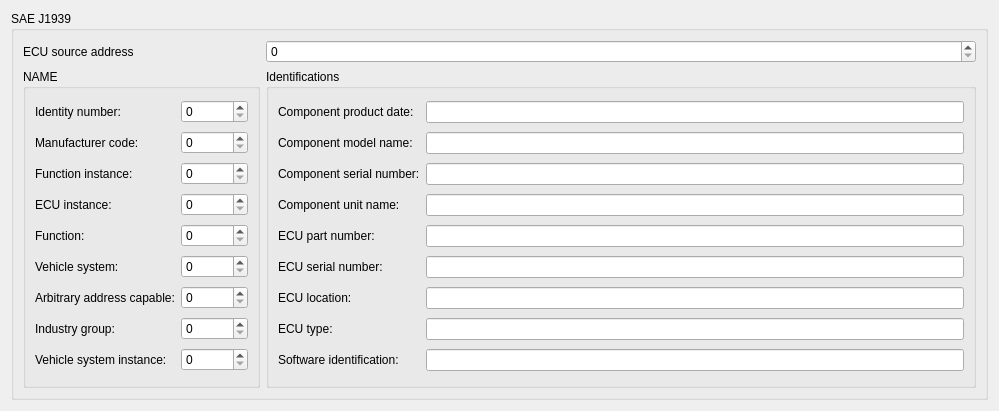
<?xml version="1.0" encoding="UTF-8"?>
<ui version="4.0">
 <class>CANsettingsWindow</class>
 <widget class="QWidget" name="CANsettingsWindow">
  <property name="windowModality">
   <enum>Qt::NonModal</enum>
  </property>
  <property name="geometry">
   <rect>
    <x>0</x>
    <y>0</y>
    <width>999</width>
    <height>411</height>
   </rect>
  </property>
  <property name="windowTitle">
   <string>CAN settings</string>
  </property>
  <property name="windowIcon">
   <iconset resource="../../../../resources/icons/buttons/buttonicons.qrc">
    <normaloff>:/icons/buttons/computer.png</normaloff>:/icons/buttons/computer.png</iconset>
  </property>
  <layout class="QGridLayout" name="gridLayout">
   <item row="0" column="0">
    <widget class="QGroupBox" name="groupBox">
     <property name="title">
      <string>SAE J1939</string>
     </property>
     <layout class="QGridLayout" name="gridLayout_2">
      <item row="1" column="1">
       <widget class="QSpinBox" name="ecuSourceAddressSpinBox">
        <property name="maximum">
         <number>253</number>
        </property>
       </widget>
      </item>
      <item row="1" column="0">
       <widget class="QLabel" name="label">
        <property name="text">
         <string>ECU source address</string>
        </property>
       </widget>
      </item>
      <item row="2" column="0">
       <widget class="QGroupBox" name="groupBox_3">
        <property name="title">
         <string>NAME</string>
        </property>
        <layout class="QGridLayout" name="gridLayout_3">
         <item row="3" column="1">
          <widget class="QSpinBox" name="ecuInstanceSpinBox">
           <property name="maximum">
            <number>7</number>
           </property>
          </widget>
         </item>
         <item row="5" column="1">
          <widget class="QSpinBox" name="vehicleSystemSpinBox">
           <property name="maximum">
            <number>127</number>
           </property>
          </widget>
         </item>
         <item row="1" column="0">
          <widget class="QLabel" name="label_3">
           <property name="text">
            <string>Manufacturer code:</string>
           </property>
          </widget>
         </item>
         <item row="4" column="1">
          <widget class="QSpinBox" name="functionSpinBox">
           <property name="maximum">
            <number>255</number>
           </property>
          </widget>
         </item>
         <item row="7" column="0">
          <widget class="QLabel" name="label_9">
           <property name="text">
            <string>Industry group:</string>
           </property>
          </widget>
         </item>
         <item row="4" column="0">
          <widget class="QLabel" name="label_6">
           <property name="text">
            <string>Function:</string>
           </property>
          </widget>
         </item>
         <item row="2" column="0">
          <widget class="QLabel" name="label_4">
           <property name="text">
            <string>Function instance:</string>
           </property>
          </widget>
         </item>
         <item row="6" column="0">
          <widget class="QLabel" name="label_8">
           <property name="text">
            <string>Arbitrary address capable:</string>
           </property>
          </widget>
         </item>
         <item row="0" column="1">
          <widget class="QSpinBox" name="identityNumberSpinBox">
           <property name="maximum">
            <number>2097151</number>
           </property>
          </widget>
         </item>
         <item row="7" column="1">
          <widget class="QSpinBox" name="industryGroupSpinBox">
           <property name="maximum">
            <number>7</number>
           </property>
          </widget>
         </item>
         <item row="1" column="1">
          <widget class="QSpinBox" name="manufacturerCodeSpinBox">
           <property name="maximum">
            <number>2047</number>
           </property>
          </widget>
         </item>
         <item row="0" column="0">
          <widget class="QLabel" name="label_2">
           <property name="text">
            <string>Identity number:</string>
           </property>
          </widget>
         </item>
         <item row="5" column="0">
          <widget class="QLabel" name="label_7">
           <property name="text">
            <string>Vehicle system:</string>
           </property>
          </widget>
         </item>
         <item row="2" column="1">
          <widget class="QSpinBox" name="functionInstanceSpinBox">
           <property name="maximum">
            <number>31</number>
           </property>
          </widget>
         </item>
         <item row="6" column="1">
          <widget class="QSpinBox" name="arbitraryAddressCapableSpinBox">
           <property name="maximum">
            <number>1</number>
           </property>
          </widget>
         </item>
         <item row="3" column="0">
          <widget class="QLabel" name="label_5">
           <property name="text">
            <string>ECU instance:</string>
           </property>
          </widget>
         </item>
         <item row="8" column="0">
          <widget class="QLabel" name="label_10">
           <property name="text">
            <string>Vehicle system instance:</string>
           </property>
          </widget>
         </item>
         <item row="8" column="1">
          <widget class="QSpinBox" name="vehicleSystemInstanceSpinBox">
           <property name="maximum">
            <number>15</number>
           </property>
          </widget>
         </item>
        </layout>
       </widget>
      </item>
      <item row="2" column="1">
       <widget class="QGroupBox" name="groupBox_4">
        <property name="title">
         <string>Identifications</string>
        </property>
        <layout class="QGridLayout" name="gridLayout_4">
         <item row="3" column="0">
          <widget class="QLabel" name="label_14">
           <property name="text">
            <string>Component unit name:</string>
           </property>
          </widget>
         </item>
         <item row="1" column="0">
          <widget class="QLabel" name="label_12">
           <property name="text">
            <string>Component model name:</string>
           </property>
          </widget>
         </item>
         <item row="2" column="0">
          <widget class="QLabel" name="label_13">
           <property name="text">
            <string>Component serial number:</string>
           </property>
          </widget>
         </item>
         <item row="8" column="0">
          <widget class="QLabel" name="label_19">
           <property name="text">
            <string>Software identification:</string>
           </property>
          </widget>
         </item>
         <item row="5" column="0">
          <widget class="QLabel" name="label_16">
           <property name="text">
            <string>ECU serial number:</string>
           </property>
          </widget>
         </item>
         <item row="7" column="1">
          <widget class="QLineEdit" name="ecuTypeLineEdit">
           <property name="maxLength">
            <number>30</number>
           </property>
          </widget>
         </item>
         <item row="0" column="1">
          <widget class="QLineEdit" name="componentProductDateLineEdit">
           <property name="maxLength">
            <number>30</number>
           </property>
          </widget>
         </item>
         <item row="1" column="1">
          <widget class="QLineEdit" name="componentModelNameLineEdit">
           <property name="maxLength">
            <number>30</number>
           </property>
          </widget>
         </item>
         <item row="6" column="0">
          <widget class="QLabel" name="label_17">
           <property name="text">
            <string>ECU location:</string>
           </property>
          </widget>
         </item>
         <item row="7" column="0">
          <widget class="QLabel" name="label_18">
           <property name="text">
            <string>ECU type:</string>
           </property>
          </widget>
         </item>
         <item row="5" column="1">
          <widget class="QLineEdit" name="ecuSerialNumberLineEdit">
           <property name="maxLength">
            <number>30</number>
           </property>
          </widget>
         </item>
         <item row="6" column="1">
          <widget class="QLineEdit" name="ecuLocationLineEdit">
           <property name="maxLength">
            <number>30</number>
           </property>
          </widget>
         </item>
         <item row="0" column="0">
          <widget class="QLabel" name="label_11">
           <property name="text">
            <string>Component product date:</string>
           </property>
          </widget>
         </item>
         <item row="4" column="0">
          <widget class="QLabel" name="label_15">
           <property name="text">
            <string>ECU part number:</string>
           </property>
          </widget>
         </item>
         <item row="8" column="1">
          <widget class="QLineEdit" name="softwareIdentificationLineEdit">
           <property name="maxLength">
            <number>30</number>
           </property>
          </widget>
         </item>
         <item row="3" column="1">
          <widget class="QLineEdit" name="componentUnitNameLineEdit">
           <property name="maxLength">
            <number>30</number>
           </property>
          </widget>
         </item>
         <item row="4" column="1">
          <widget class="QLineEdit" name="ecuPartNumberLineEdit">
           <property name="maxLength">
            <number>30</number>
           </property>
          </widget>
         </item>
         <item row="2" column="1">
          <widget class="QLineEdit" name="componentSerialNumberLineEdit">
           <property name="maxLength">
            <number>30</number>
           </property>
          </widget>
         </item>
        </layout>
       </widget>
      </item>
     </layout>
    </widget>
   </item>
  </layout>
 </widget>
 <resources>
  <include location="../../../../resources/icons/buttons/buttonicons.qrc"/>
  <include location="../../../../resources/icons/buttons/buttonicons.qrc"/>
  <include location="../../../../resources/icons/buttons/buttonicons.qrc"/>
 </resources>
 <connections/>
</ui>
